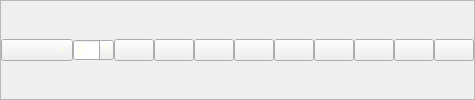
               <widget class="QFrame" name="rich_text_bar">
                <property name="styleSheet">
                 <string notr="true">QPushButton:hover{
	background-color: rgb(0, 92, 157);
}</string>
                </property>
                <property name="frameShape">
                 <enum>QFrame::StyledPanel</enum>
                </property>
                <property name="frameShadow">
                 <enum>QFrame::Raised</enum>
                </property>
                <layout class="QHBoxLayout" name="horizontalLayout_3">
                 <property name="spacing">
                  <number>0</number>
                 </property>
                 <property name="leftMargin">
                  <number>0</number>
                 </property>
                 <property name="topMargin">
                  <number>0</number>
                 </property>
                 <property name="rightMargin">
                  <number>0</number>
                 </property>
                 <property name="bottomMargin">
                  <number>0</number>
                 </property>
                 <item>
                  <widget class="QComboBox" name="tfont_box">
                   <property name="toolTip">
                    <string>&lt;html&gt;&lt;head/&gt;&lt;body&gt;&lt;p&gt;Select Font..&lt;/p&gt;&lt;/body&gt;&lt;/html&gt;</string>
                   </property>
                   <property name="styleSheet">
                    <string notr="true">color: rgb(255, 255, 222);
</string>
                   </property>
                  </widget>
                 </item>
                 <item>
                  <widget class="QSpinBox" name="tsize_box">
                   <property name="maximumSize">
                    <size>
                     <width>50</width>
                     <height>16777215</height>
                    </size>
                   </property>
                   <property name="toolTip">
                    <string>&lt;html&gt;&lt;head/&gt;&lt;body&gt;&lt;p&gt;Select Font Size&lt;/p&gt;&lt;/body&gt;&lt;/html&gt;</string>
                   </property>
                   <property name="styleSheet">
                    <string notr="true">color: rgb(255, 255, 222);
</string>
                   </property>
                  </widget>
                 </item>
                 <item>
                  <widget class="QPushButton" name="ttext_color_btn">
                   <property name="maximumSize">
                    <size>
                     <width>40</width>
                     <height>16777215</height>
                    </size>
                   </property>
                   <property name="toolTip">
                    <string>&lt;html&gt;&lt;head/&gt;&lt;body&gt;&lt;p&gt;Select Text Color&lt;/p&gt;&lt;/body&gt;&lt;/html&gt;</string>
                   </property>
                   <property name="text">
                    <string/>
                   </property>
                   <property name="icon">
                    <iconset>
                     <normaloff>icons/text-color.png</normaloff>icons/text-color.png</iconset>
                   </property>
                  </widget>
                 </item>
                 <item>
                  <widget class="QPushButton" name="tbcolor_btn">
                   <property name="maximumSize">
                    <size>
                     <width>40</width>
                     <height>16777215</height>
                    </size>
                   </property>
                   <property name="toolTip">
                    <string>&lt;html&gt;&lt;head/&gt;&lt;body&gt;&lt;p&gt;Select Text Highlighting&lt;/p&gt;&lt;/body&gt;&lt;/html&gt;</string>
                   </property>
                   <property name="text">
                    <string/>
                   </property>
                   <property name="icon">
                    <iconset>
                     <normaloff>icons/background-color.png</normaloff>icons/background-color.png</iconset>
                   </property>
                  </widget>
                 </item>
                 <item>
                  <widget class="QPushButton" name="tbold_btn">
                   <property name="maximumSize">
                    <size>
                     <width>40</width>
                     <height>16777215</height>
                    </size>
                   </property>
                   <property name="toolTip">
                    <string>&lt;html&gt;&lt;head/&gt;&lt;body&gt;&lt;p&gt;Bold Text&lt;/p&gt;&lt;/body&gt;&lt;/html&gt;</string>
                   </property>
                   <property name="text">
                    <string/>
                   </property>
                   <property name="icon">
                    <iconset>
                     <normaloff>icons/bold.png</normaloff>icons/bold.png</iconset>
                   </property>
                  </widget>
                 </item>
                 <item>
                  <widget class="QPushButton" name="titalic_btn">
                   <property name="maximumSize">
                    <size>
                     <width>40</width>
                     <height>16777215</height>
                    </size>
                   </property>
                   <property name="toolTip">
                    <string>&lt;html&gt;&lt;head/&gt;&lt;body&gt;&lt;p&gt;Italic Text&lt;/p&gt;&lt;/body&gt;&lt;/html&gt;</string>
                   </property>
                   <property name="text">
                    <string/>
                   </property>
                   <property name="icon">
                    <iconset>
                     <normaloff>icons/italic.png</normaloff>icons/italic.png</iconset>
                   </property>
                  </widget>
                 </item>
                 <item>
                  <widget class="QPushButton" name="tunderline_btn">
                   <property name="maximumSize">
                    <size>
                     <width>40</width>
                     <height>16777215</height>
                    </size>
                   </property>
                   <property name="toolTip">
                    <string>&lt;html&gt;&lt;head/&gt;&lt;body&gt;&lt;p&gt;Underline Text&lt;/p&gt;&lt;/body&gt;&lt;/html&gt;</string>
                   </property>
                   <property name="text">
                    <string/>
                   </property>
                   <property name="icon">
                    <iconset>
                     <normaloff>icons/underline.png</normaloff>icons/underline.png</iconset>
                   </property>
                  </widget>
                 </item>
                 <item>
                  <widget class="QPushButton" name="tordered_list_btn">
                   <property name="maximumSize">
                    <size>
                     <width>40</width>
                     <height>16777215</height>
                    </size>
                   </property>
                   <property name="toolTip">
                    <string>&lt;html&gt;&lt;head/&gt;&lt;body&gt;&lt;p&gt;Ordered List&lt;/p&gt;&lt;/body&gt;&lt;/html&gt;</string>
                   </property>
                   <property name="text">
                    <string/>
                   </property>
                   <property name="icon">
                    <iconset>
                     <normaloff>icons/unordered-list.png</normaloff>icons/unordered-list.png</iconset>
                   </property>
                  </widget>
                 </item>
                 <item>
                  <widget class="QPushButton" name="tleft_align_btn">
                   <property name="maximumSize">
                    <size>
                     <width>40</width>
                     <height>16777215</height>
                    </size>
                   </property>
                   <property name="toolTip">
                    <string>&lt;html&gt;&lt;head/&gt;&lt;body&gt;&lt;p&gt;Align Left&lt;/p&gt;&lt;/body&gt;&lt;/html&gt;</string>
                   </property>
                   <property name="styleSheet">
                    <string notr="true"/>
                   </property>
                   <property name="text">
                    <string/>
                   </property>
                   <property name="icon">
                    <iconset>
                     <normaloff>icons/align-left.png</normaloff>icons/align-left.png</iconset>
                   </property>
                  </widget>
                 </item>
                 <item>
                  <widget class="QPushButton" name="tcenter_align_btn">
                   <property name="maximumSize">
                    <size>
                     <width>40</width>
                     <height>16777215</height>
                    </size>
                   </property>
                   <property name="toolTip">
                    <string>&lt;html&gt;&lt;head/&gt;&lt;body&gt;&lt;p&gt;Align Center&lt;/p&gt;&lt;/body&gt;&lt;/html&gt;</string>
                   </property>
                   <property name="text">
                    <string/>
                   </property>
                   <property name="icon">
                    <iconset>
                     <normaloff>icons/align-center.png</normaloff>icons/align-center.png</iconset>
                   </property>
                  </widget>
                 </item>
                 <item>
                  <widget class="QPushButton" name="tright_align_btn">
                   <property name="maximumSize">
                    <size>
                     <width>40</width>
                     <height>16777215</height>
                    </size>
                   </property>
                   <property name="toolTip">
                    <string>&lt;html&gt;&lt;head/&gt;&lt;body&gt;&lt;p&gt;Align Right&lt;/p&gt;&lt;/body&gt;&lt;/html&gt;</string>
                   </property>
                   <property name="text">
                    <string/>
                   </property>
                   <property name="icon">
                    <iconset>
                     <normaloff>icons/align-right.png</normaloff>icons/align-right.png</iconset>
                   </property>
                  </widget>
                 </item>
                </layout>
               </widget>
